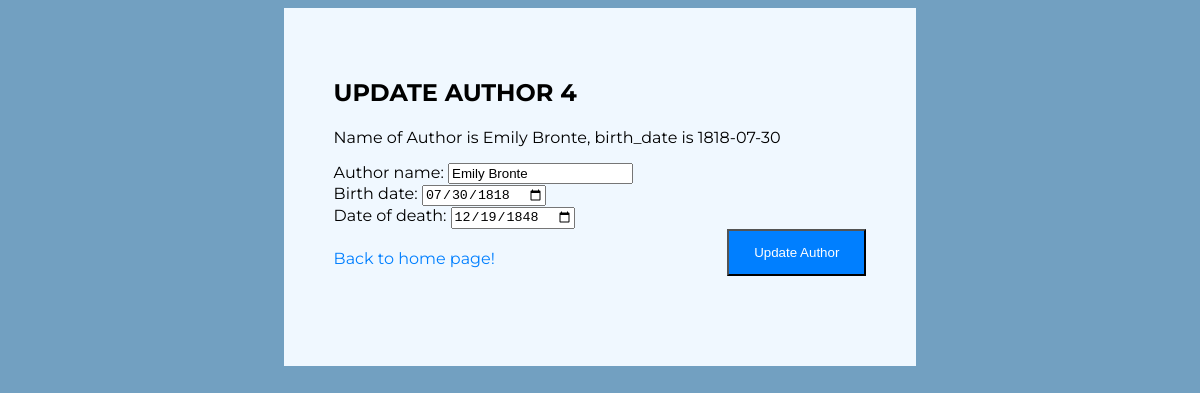
/update_author/4, run on the app's committed database.
### data_models.py (models this page shows, shortened)
class Author(Base):
    __tablename__ = 'authors'
    id = db.Column(db.Integer, primary_key=True, autoincrement=True)
    name = db.Column(db.String)
    birth_date = db.Column(db.Date)
    date_of_death = db.Column(db.Date)
    def __str__(self):
        return f'Name of Author is {self.name}, birth_date is {self.birth_date}'

### app.py (the view, shortened to what this page needs)
@app.route('/update_author/<id>', methods=['GET', 'POST'])
def update_author(id):
    author = Author.query.get(id)
    return_message = ''
    if not author:
        return_message = 'Author not found'
    return render_template('update_author.html', author=author, return_message=return_message)

### templates/update_author.html (shortened to what this page needs)
{% extends 'base.html' %}
{% block content %}
<div id="update_author_form">
<h2>UPDATE AUTHOR {{ author.id }}</h2>
<p>{{ author }}</p>
<form method="post">
    <label for="name">Author name:</label>
    <input type="text" name="name" id="name" value="{{ author.name }}"><br>
    <label for="birth_date">Birth date:</label>
    <input type="date" name="birth_date" id="birth_date" value="{{ author.birth_date }}"><br>
    <label for="date_of_death">Date of death:</label>
    <input type="date" name="date_of_death" id="date_of_death" value="{{ author.date_of_death }}"><br>
    <input type="submit" value="Update Author">
</form>
    <a id="back" href="/"> Back to home page! </a>
    </div>
{% endblock %}

### static/style.css (style rules this page uses)
body { display: flex; flex-direction: column; justify-content: center; align-items: center; background-color: #72A0C1; font-family: 'Montserrat', sans-serif; }
.button_a, #add_author_form input[type='submit'], #add_book_form input[type='submit'], #update_book_form input[type='submit'], #update_author_form input[type='submit'] { background-color: #007FFF; color: white; padding: 14px 25px; text-align: center; text-decoration: none; float: right; margin-bottom: 40px; }
#add_author_form, #add_book_form, #update_book_form, #update_author_form { width: 45%; padding: 50px 50px; margin: 0 auto; background-color: #F0F8FF; transform: translateX(0); transition: transform 0.5s ease; }
#back { float: left; height: 0.8em; text-decoration: none; margin-top: 20px; color: #007FFF; }

### data on the page
Author: id "4", name+birth_date "Name of Author is Emily Bronte, birth_date is 1818-07-30", name "Emily Bronte", birth_date "07/30/1818", date_of_death "12/19/1848"
